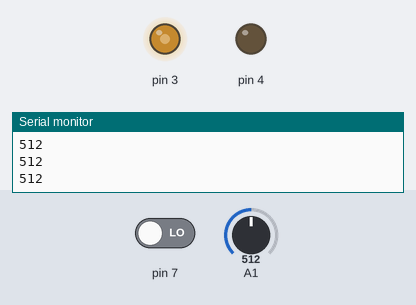
Recording of a sketch running on a simulated Arduino Uno, built with avr-gcc and run on an emulated ATmega328P. Shown: output pins drawn as LEDs (lit = HIGH), the last lines printed to the serial monitor. Inputs (shaded band) come from the test bench; at power-on: A1 = 512, pin 7 LOW.

Above: at 1.3 s.
1.4 s: A1 set to 716
At 2.7 s:
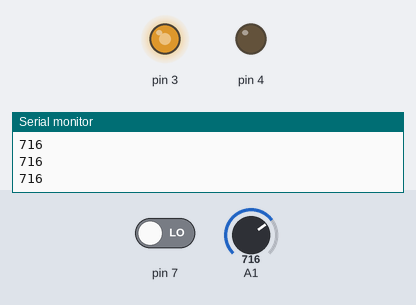
3.5 s: A1 set to 900
At 4.3 s:
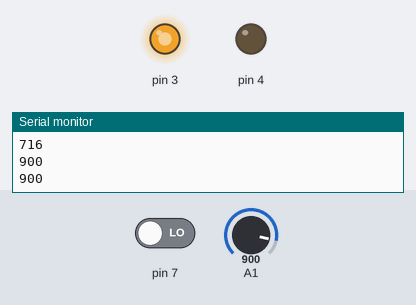
5.5 s: A1 set to 122
At 7.0 s:
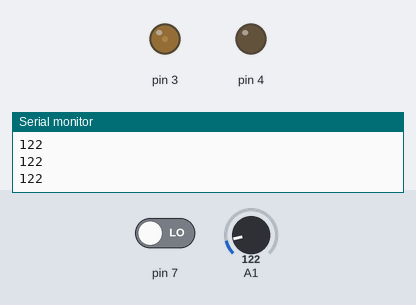
7.5 s: A1 set to 511
At 8.6 s:
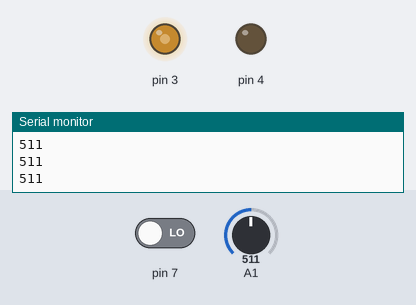
Timing chart, 0 to 10.5 s (numbered marks = the images above; inputs shaded):
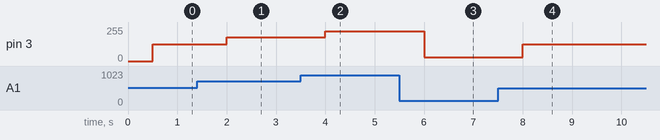

Measured:
- after the input at 1.4 s, pin 3: 127/255 → 178/255 after 0.60 s
- after the input at 3.5 s, pin 3: 178/255 → 224/255 after 0.50 s
- after the input at 5.5 s, pin 3: 224/255 → 30/255 after 0.50 s
- after the input at 7.5 s, pin 3: 30/255 → 127/255 after 0.51 s

The sketch:

MDD10APOTENTIOMETER.ino
```cpp
int val,condition;
float pwmin;

void setup() {
  // put your setup code here, to run once:
pinMode(3,OUTPUT);
pinMode(4,OUTPUT);
pinMode(A1,INPUT);
pinMode(7,INPUT);
Serial.begin(9600);

}

void loop() {
  // put your main code here, to run repeatedly:
val=analogRead(A1);

pwmin=map(val,0,1023,0,255);
digitalWrite(4,LOW);
Serial.println(val);
delay(500);
condition=digitalRead(7);

  analogWrite(3,pwmin);


}
```
